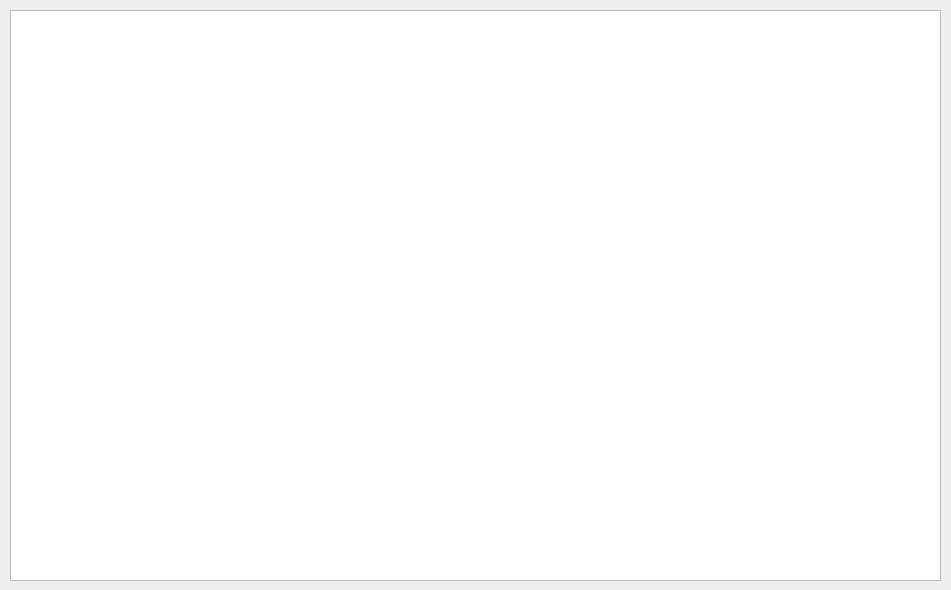
<?xml version="1.0" encoding="UTF-8"?>
<ui version="4.0">
 <class>DialogManual</class>
 <widget class="QDialog" name="DialogManual">
  <property name="geometry">
   <rect>
    <x>0</x>
    <y>0</y>
    <width>951</width>
    <height>590</height>
   </rect>
  </property>
  <property name="windowTitle">
   <string>Dialog</string>
  </property>
  <widget class="QTextBrowser" name="textBrowser">
   <property name="geometry">
    <rect>
     <x>10</x>
     <y>10</y>
     <width>931</width>
     <height>571</height>
    </rect>
   </property>
   <property name="font">
    <font>
     <pointsize>12</pointsize>
    </font>
   </property>
   <property name="locale">
    <locale language="English" country="UnitedStates"/>
   </property>
  </widget>
 </widget>
 <resources/>
 <connections/>
</ui>
